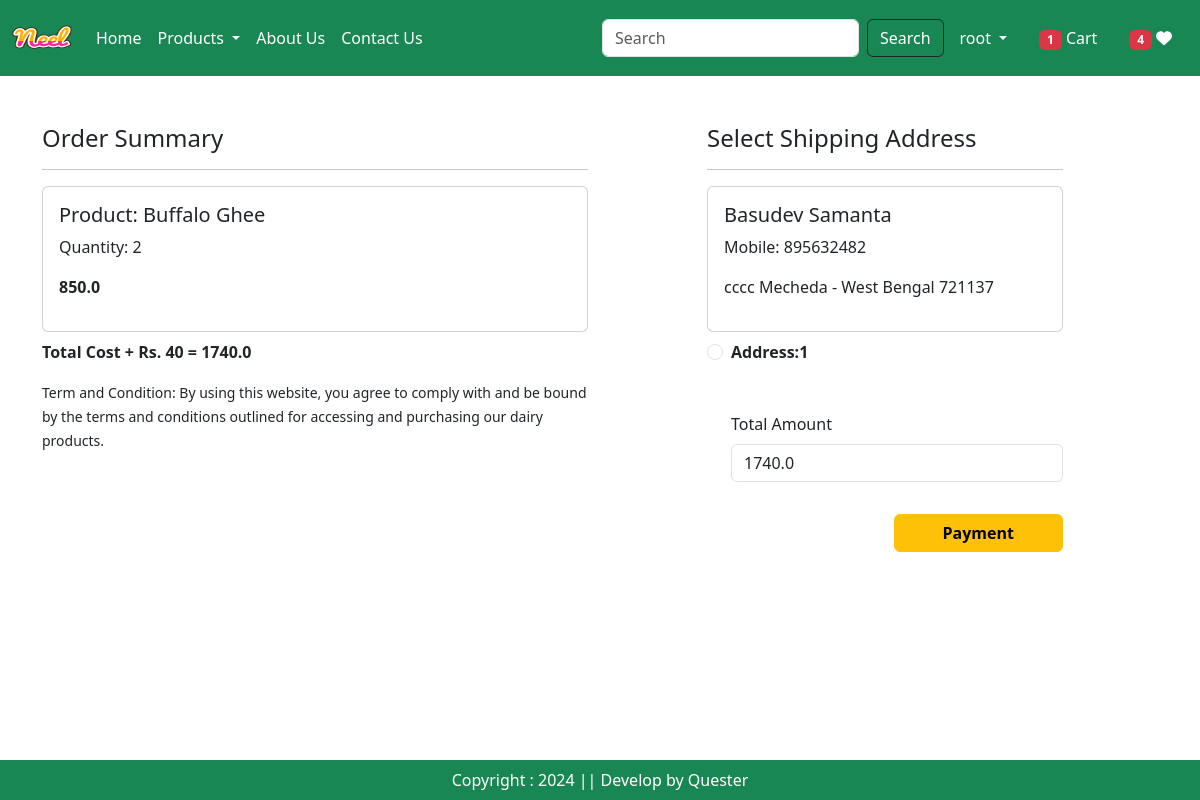
Before: /checkout/ (signed in) with the older database file.
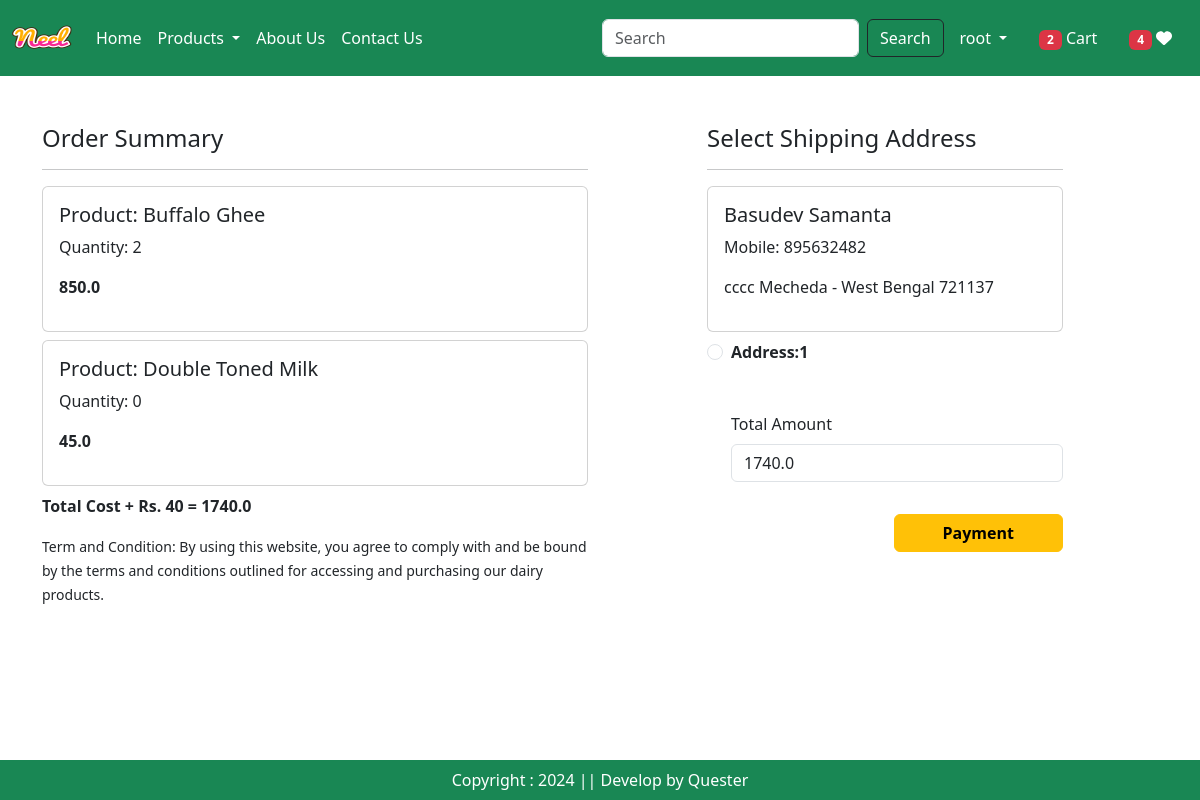
After: the same page with the newer database file.
### app/models.py (models this page shows, shortened)
class Cart(models.Model):
  user = models.ForeignKey(User, on_delete=models.CASCADE)
  product = models.ForeignKey(Product, on_delete=models.CASCADE)
  quantity = models.PositiveIntegerField(default=1)

class Product(models.Model):
  title = models.CharField(max_length=100)
  selling_price = models.FloatField()
  discounted_price = models.FloatField()
  description = models.TextField()
  composition = models.TextField(default='')
  prodapp = models.TextField(default='')
  category = models.CharField(choices=CATEGORY_CHOICES, max_length=2)
  product_image = models.ImageField(upload_to='product')

class Customer(models.Model):
  user  = models.ForeignKey(User,  on_delete=models.CASCADE)
  name = models.CharField(max_length=200)
  locality = models.CharField(max_length=200)
  city = models.CharField(max_length=50)
  mobile = models.IntegerField(default=0)
  zipcode = models.IntegerField()
  state = models.CharField(choices=STATE_CHOICES, max_length=50)

### app/views.py (the view, shortened to what this page needs)
# urls.py: path('checkout/', views.Checkout.as_view(), name='checkout'),
@method_decorator(login_required, name='dispatch')
class Checkout(View):
  def get(self, request):
    totalitem = 0
    wishlist = 0
    if request.user.is_authenticated:
      totalitem = len(Cart.objects.filter(user=request.user))
      wishlist = len(Wishlist.objects.filter(user=request.user))
    user = request.user
    add = Customer.objects.filter(user=user)
    cart_items=Cart.objects.filter(user=user)
    amount = 0
    for p in cart_items:
      value = p.quantity * p.product.discounted_price
      amount += value
    totalamount = amount + 40
    razoramount = int(totalamount * 100)
    client = razorpay.Client(auth=(settings.RAZOR_KEY_ID, settings.RAZOR_KEY_SECRET))
    data = { "amount": razoramount, "currency": "INR", "receipt": "order_rcptid_12"}
    payment_response = client.order.create(data=data)
    print(payment_response)
    order_id = payment_response['id']
    order_status = payment_response['status']
    return render(request, 'app/checkout.html',locals())

### app/templates/app/checkout.html (shortened to what this page needs)
{% extends "app/base.html" %}
{% load static %}
{% block main-content %}
  <div class="container">
    <div class="row mt-5">
      <div class="col-sm-6">
        <h4>Order Summary</h4>
        <hr>
        {% for item in cart_items %}
          <div class="card mb-2">
            <div class="card-body">
              <h5>Product: {{item.product.title}}</h5>
              <p>Quantity: {{item.quantity}}</p>
              <p class="fw-bold">{{item.product.discounted_price}}</p>
            </div>
          </div>
        {% endfor %}
        <p class="fw-bold">Total Cost + Rs. 40 = {{totalamount}}</p>
        <small>Term and Condition: By using this website, you agree to comply with and be bound by the terms and conditions outlined for accessing and purchasing our dairy products.
        </small>
      </div>
      <div class="col-sm-4 offset-sm-1">
        <h4>Select Shipping Address</h4>
        <hr>
        <form method="post" id="myform">
          {% for ad in  add %}
            <div class="card">
              <div class="card-body">
                <h5>{{ad.name}}</h5>
                <p>Mobile: {{ad.mobile}}</p>
                <p>{{ad.locality}} {{ad.city}} - {{ad.state}} {{ad.zipcode}}</p>
              </div>
            </div>
            <div class="form-check mt-2 mb-5">
              <input class="form-check-input" type="radio" name="custid" id="custadd {{forloop.counter}}" value="{{ad.id}}"/>
              <label class="form-check-label fw-bold" for="custadd{{forloop.counter}}">Address:{{forloop.counter}}</label>
            </div>
          {% endfor %}
          <div class="form-check mb-3">
            <label for="totalamount" class="form-label">Total Amount</label>
            <input type="number" class="form-control" name="totalamount" value={{totalamount}} readonly/>
          </div>
          <div class="text-end">
            <button id="rzp-button1" type="submit" class="btn btn-warning mt-3 px-5 fw-bold">Payment</button>
          </div>
        </form>
      </div>
    </div>
  </div>
  <br>
  <br>
{% endblock main-content %}

### app/templates/app/base.html (shortened to what this page needs)
<!DOCTYPE html>
{% load static %}
<html lang="en">
<head>
    <link
        href="https://cdn.jsdelivr.net/npm/bootstrap@5.3.3/dist/css/bootstrap.min.css"
        rel="stylesheet"
    />
    <link rel="stylesheet" href="{% static 'app/css/owl.carousel.min.css' %}" />
    <link rel="stylesheet" href="{% static 'app/css/all.min.css' %}" />
    <link rel="stylesheet" href="{% static 'app/css/style.css' %}" />
</head>
<body>
    <nav class="navbar navbar-expand-lg navbar-dark bg-success">
        <div class="container-fluid">
            <a class="navbar-brand" href="#">
              <img src="{%static "app/images/neel.png"%}" width="60" height="50" />
            </a>
            <div class="collapse navbar-collapse" id="navbarSupportedContent">
                <ul class="navbar-nav me-auto mb-2 mb-lg-0">
                    {% if request.user.is_authenticated %}
                    <li class="nav-item">
                        <a class="nav-link active" aria-current="page" href="/">Home</a>
                    </li>
                    <li class="nav-item dropdown">
                      <a class="nav-link dropdown-toggle text-white" href="#" role="button" data-bs-toggle="dropdown" aria-expanded="false">
                          Products
                      </a>
                  </li>
                    <li class="nav-item">
                        <a class="nav-link text-white" href="{% url "about" %}">About Us</a>
                    </li>
                    <li class="nav-item">
                        <a class="nav-link text-white" href="{% url "contact" %}">Contact Us</a>
                    </li>
                </ul>
                <form class="d-flex" role="search" action="/search">
                    <input class="form-control me-2" type="search" placeholder="Search" name="search" aria-label="Search">
                    <button class="btn btn-outline-dark text-white" type="submit">Search</button>
                </form>
            </div>
            <ul class="navbar-nav me-auto mb-2 mb-lg-0">
              <li class="nav-item dropdown mx-2">
                <a class="nav-link dropdown-toggle text-white" href="#" role="button" id="profileDropdown" data-bs-toggle="dropdown" aria-expanded="false">
                    {{request.user.username}}
                </a>
            </li>
            <li class="nav-item mx-2">
              <a href="{% url "showCart" %}" class="nav-link text-white">       <span class="badge bg-danger">
                {% if totalitem > 0 %}
                    {{totalitem}}
                {% endif %}
              </span>
            Cart
            </a>
            </li>
            <li class="nav-item mx-2">
              <a href="{% url "showwishlist" %}" class="nav-link text-white">
                <span class="badge bg-danger">
                    {% if wishlist > 0 %}
                        {{wishlist}}
                    {% endif %}
                  </span>
                  <i class="fa fa-heart"></i>
              </a>
            </li>
            {% endif %}
            </ul>
        </div>
    </nav>
    {% block main-content %}{% endblock main-content %}
    <footer class="container-fluid bg-success text-center text-white fixed-bottom p-2 mt-5">
        Copyright : 2024 || Develop by Quester
    </footer>
</body>
</html>

Changed rows visible on the page:
added Cart: product "Double Toned Milk", quantity "0", product.discounted_price "45.0"
Other visible differences:
{{ totalitem }}: "1" → "2"
